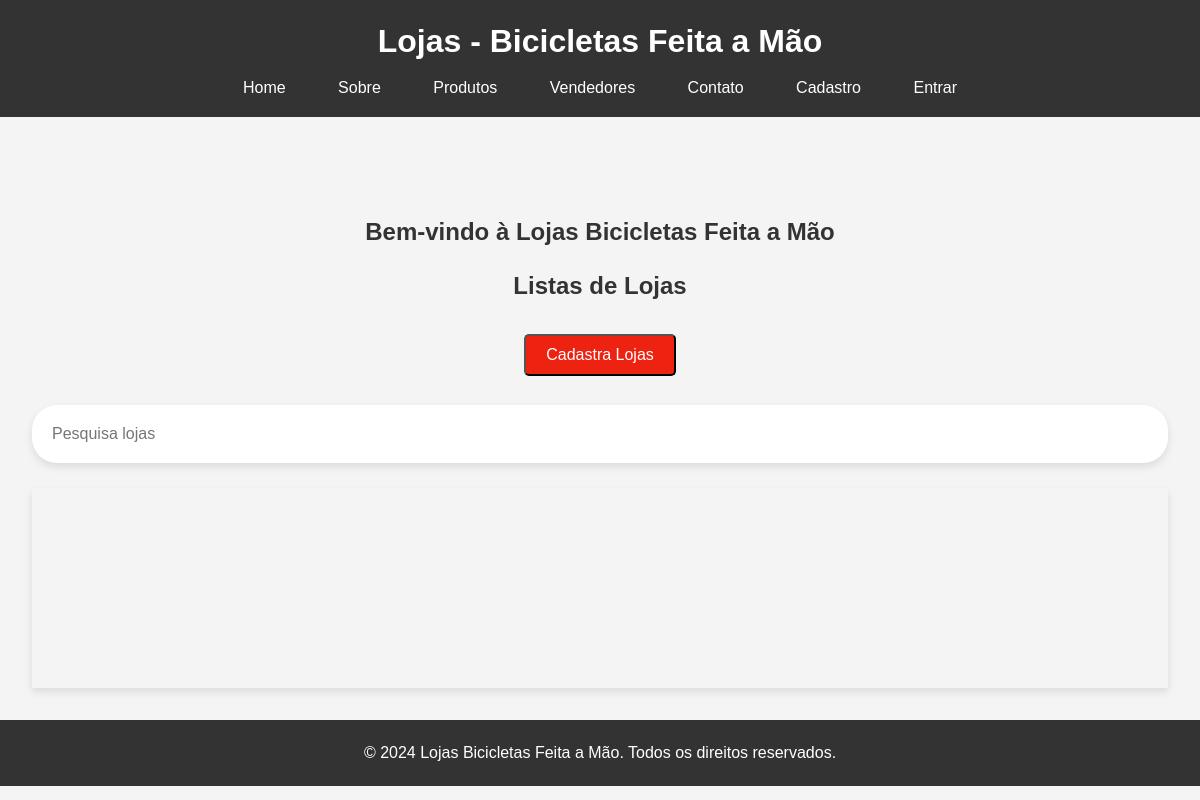
Before: /lojas/ with the older database file.
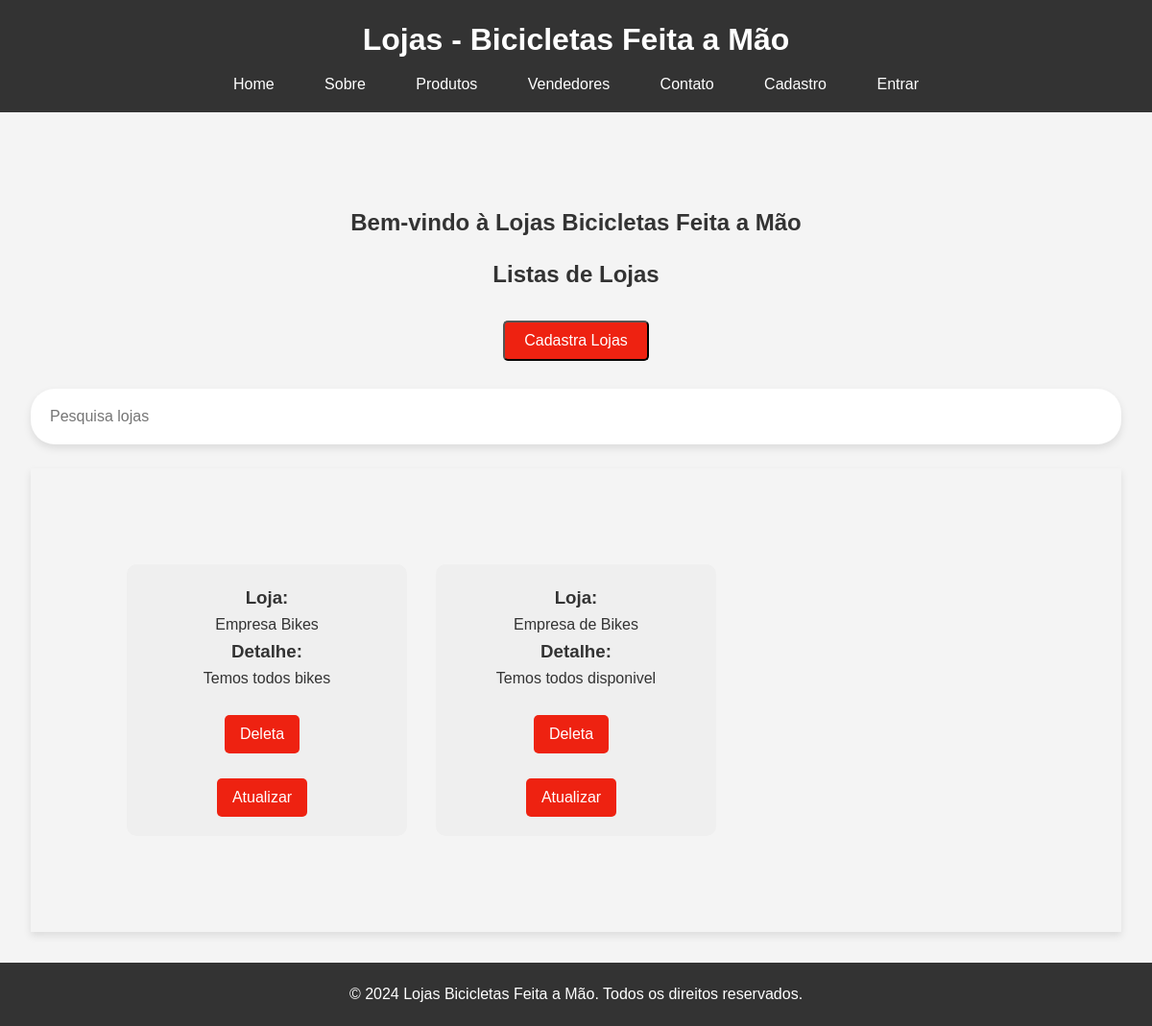
After: the same page with the newer database file.
### bikcraft/models.py (models this page shows, shortened)
class Lojas(models.Model):
    nome = models.CharField(max_length=30, verbose_name='Nome da Loja')
    produtos = models.ManyToManyField(Bike, verbose_name='Produtos')
    cnpj = models.CharField(max_length=25, verbose_name='CNPJ')
    detalhe = models.TextField(blank=True, null=True, verbose_name='Descrição')

### bikcraft/views.py (the view)
# urls.py: path('lojas/', views.ListLojasView.as_view(), name='pagina-loja'),
class ListLojasView(ListView):
    model = Lojas
    template_name = 'lojas.html'
    context_object_name = 'lojas'

### bikcraft/templates/lojas.html (shortened to what this page needs)
{% extends "base/lojas.html" %}
{% load static %}
{% block conteudo %}
<main>
    <section id="home">
        <h2><center>Bem-vindo à Lojas Bicicletas Feita a Mão</center></h2>
    </section>
    <h2><center>Listas de Lojas</center></h2>
    <br>
    <div class="button">
        <a href='{% url "cadastra-loja" %}'><button>Cadastra Lojas</button></a>
    </div>
    <br>
    <form class='col-12' method='GET' action='{% url "pagina-loja" %}'>
        <input type='text' name='search' class='form-control' id='search' placeholder='Pesquisa lojas'>
    </form>
    <br>
    <section id="products">
        {% for loja in lojas %}
            <div class='product-card'>
                <h3>Loja:</h2>
                <p>{{loja.nome}}</p>
                <h3>Detalhe:</h3>
                <p>{{loja.detalhe}}</p>
                <div class="button-container">
                    <br>
		            <form method='POST' action='{% url "deleta-lojas" loja.id %}'>
			            <center><button type='submit'>Deleta</button></center>
		            </form>
                    <br>
                    <center><a id='atualizado' href='{% url "atualiza-lojas" loja.id %}'><button id='atualiza'>Atualizar</button></a></center>
                </div>
            </div>
        {% endfor %}
    </section>
</main>
{% endblock conteudo %}

Changed rows visible on the page:
added Lojas: nome "Empresa Bikes", detalhe "Temos todos bikes"
added Lojas: nome "Empresa de Bikes", detalhe "Temos todos disponivel"
